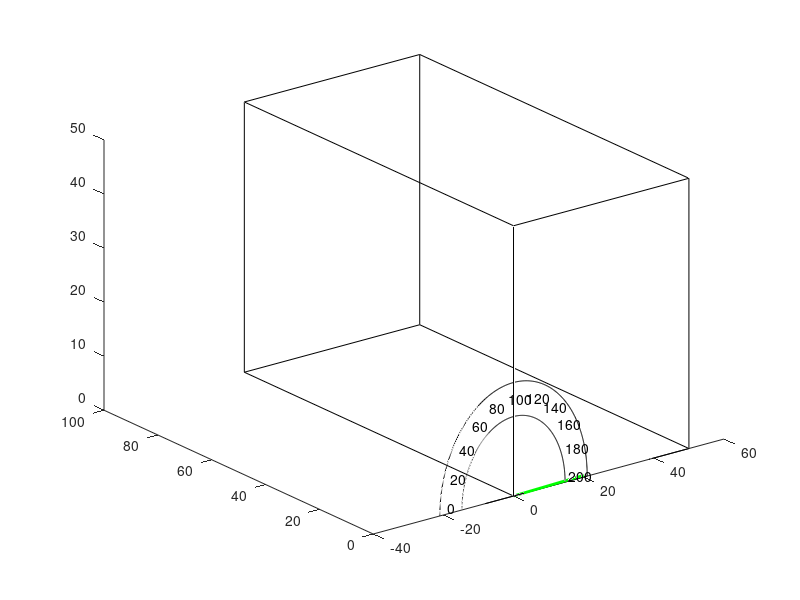

MATLAB code for this plot:
close
clear;

b = 50;  %inner square of the hollow beam for casting
l = 100;
x = [0 b b 0 ]; %0 10 10 breadth-10 breadth-10 10];
y = [0 l];
z = [0 0 b b ]; %0 10 10 breadth-10 breadth-10 10];
m = length(x);
xr=[x x(1)];
yr1=y(1)*ones(m+1,1);
zr=[z z(1)];
plot3(xr,yr1,zr,'k');
hold on
yr2=y(2)*ones(m+1,1);
plot3(xr,yr2,zr,'k');
hold on
for i=1:1:m
plot3([x(i) x(i)],y,[z(i) z(i)],'k');    
end
hold on


%plot3([0 10], [0 10], [0 10], 'LineWidth',2);
%{
hfig = figure(1);
myscreensize =get(0, 'screensize'); 
set(hfig, 'Position', myscreensize);
hold on;

%Axes properties%
ax=gca;
ax.Position = [0 0 1 1]; 
ax.XLim=[1 myscreensize(3)];
ax.YLim=[1 myscreensize(4)];
hold on; %keep objects 

%position & radius/angle
x=350; myscreensize(3)*0.75;      
y=50; %myscreensize(4)*0.6;
r=300;
theta = linspace(pi, 0, 100);  % <-- left half of circle
xCirc = r * cos(theta) + x;
yCirc = r * sin(theta) + y;
%}



r1=1;
theta1=0:0.01:pi;
x1=r1*cos(theta1)*21;
y1=r1*sin(theta1)*21;
outerSemiCircle=plot3(x1,zeros(1,numel(x1)),y1,'k');
bottomLine=plot3([-21 21], [0 0], [0 0],'k');
y2=y1*0.7;
x2=x1*0.7;
innerSemiCircle=plot3(x2,zeros(1,numel(x2)),y2,'k');


%numerical information
minSpeed = 0;
maxSpeed = 200;
numOfPoints = 11;
numbersUnRound = linspace(minSpeed, maxSpeed, numOfPoints);
numbers = round(numbersUnRound);
positionOfSpeed = linspace(pi, 0, numOfPoints);
rad2 = r1 - 70;
%play around with offset values
xOffset = x -20;
yOffset = y+20; 
xPos = rad2 * cos(positionOfSpeed)/4; + xOffset;
yPos = -rad2 * sin(positionOfSpeed)/4; +yOffset;

for kk = 1:numOfPoints
    s = strcat(num2str(numbers(numOfPoints-kk+1)));
    disp(numbers(kk))
    mymessage = text(xPos(kk)-1.5, 0, yPos(kk)+1, s, 'FontSize', 10);
end

startSpeed=1;
speed=startSpeed;
maxSpeed=200;
ticker=plot3([0 0],[0 0],[0 20],'g','LineWidth',2);
while(speed<200)
    set(ticker,'XData',[0 -20*cos(pi*speed/200)]);
    set(ticker,'ZData',[0 20*sin(pi*speed/200)]);
    speed=speed+1;
    pause(0.1);
end

%{
% inner circle
innerCircOffset = 20; 
rad3 = rad2 -innerCircOffset;
xInCirc = rad3*  cos(theta) + x -10;
yInCirc = rad3 *sin(theta)+ y;
plot(xInCirc, yInCirc, 'k-', 'linewidth', 1)


%plot
plot(xCirc, yCirc, 'k-', 'linewidth', 2) % circle
plot([x-r x+r], [y y], 'k-', 'linewidth', 2) %semi circle line
plot3([x-r x+r], [y y], [0 y], 'k-', 'linewidth', 2) %semi circle line
hold on;


% ticker
theta2 = linspace(pi, 0, maxSpeed); %all speeds need to be rounded
currSpeed = 20; %adjust with program
ticker = plot([x x-rad3], [y y], 'g', 'linewidth', 2); %semi circle line
hold on; 


 k = 1;
%insert moving ticker in while loop
while true 
    placeHolderSpeed = k; %replace with legit speed 
    newxPos = rad3 *  cos(theta2(placeHolderSpeed)) + x -10;
    newyPos =  rad3 *  sin(theta2(placeHolderSpeed)) + y -10;
    set(ticker, 'XData', [x newxPos], 'YData', [y newyPos]);
    pause(0.1);
    k = k+1; 
    %temp
    if(k == maxSpeed)
        break
    end
end 
%}